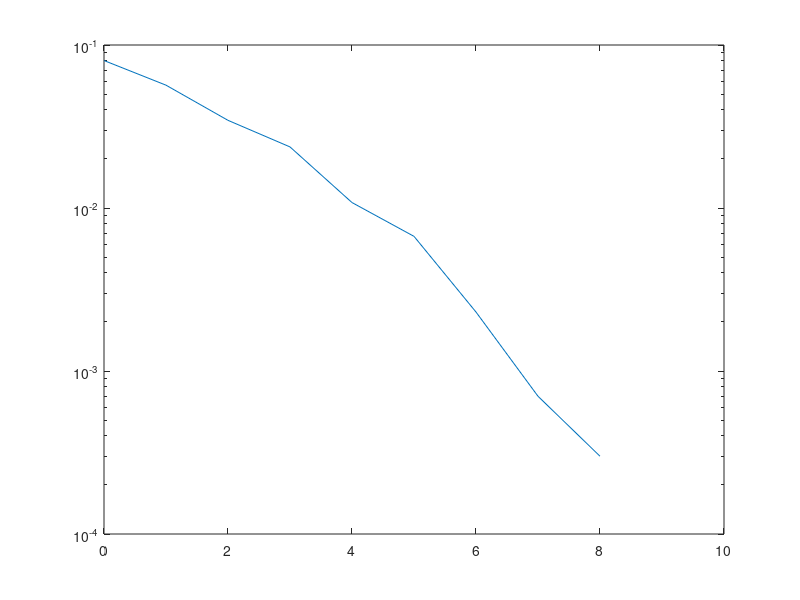

MATLAB code for this plot:
clear all
close all
clc

N = 20;
M = 2;
info = randint(1, 10000, M);
info_MPSK = pskmod(info, M);

for SNR = 0:10
    rx_awgn = awgn(info_MPSK, SNR);
    rx = pskdemod(rx_awgn, M);
    [num(SNR + 1), taxa(SNR +1)] = biterr(info, rx);
end

semilogy([0:10], taxa)
